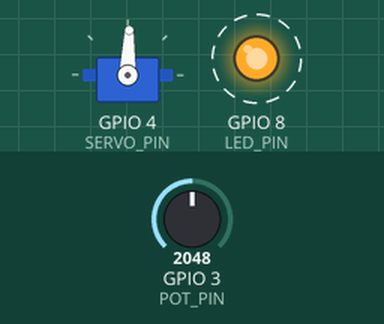
Recording of a program running on a simulated ESP32-C3. Shown: servo, output pins drawn as LEDs (lit = HIGH). Dashed ring = blinking. The test bench sets the inputs (shaded band); at power-on: GPIO 3 (POT_PIN) = 2048 (analog values on the 0–4095 scale). Servo pulses on a pin are drawn as a servo (544–2400 µs = 0–180°); what the program prints to the serial monitor is not drawn.

Above: at 1.2 s.
1.3 s: GPIO 3 (POT_PIN) set to 2866
At 3.8 s:
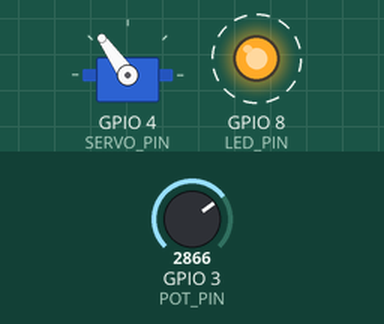
4.3 s: GPIO 3 (POT_PIN) set to 3603
At 5.4 s:
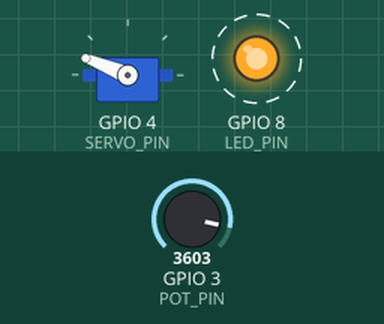
7.3 s: GPIO 3 (POT_PIN) set to 4095
At 9.8 s:
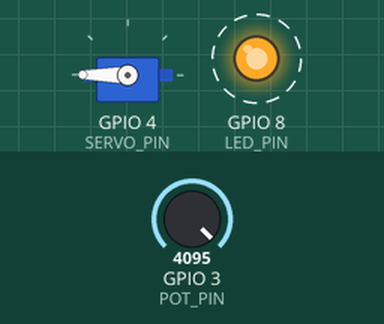
10.3 s: GPIO 3 (POT_PIN) set to 1228
At 11.9 s:
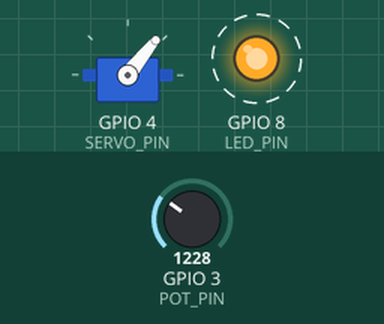
13.3 s: GPIO 3 (POT_PIN) set to 960
At 15.9 s:
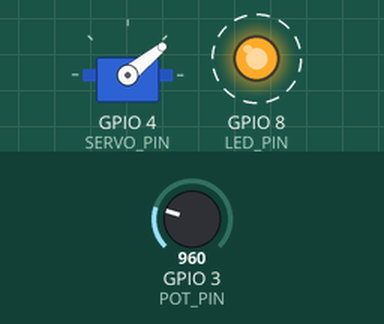
16.3 s: GPIO 3 (POT_PIN) set to 2047
At 18.9 s:
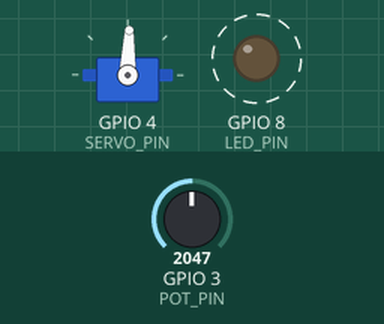
Timing chart, 0 to 20.3 s (numbered marks = the images above; inputs shaded):
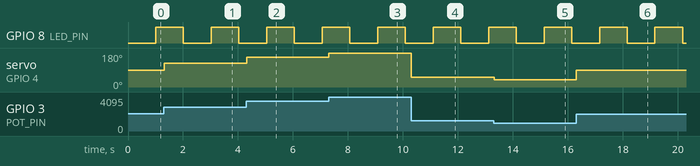

The program:

main.cpp
```cpp
#include <Arduino.h>

// Пины
const int LED_PIN = 8;
const int SERVO_PIN = 4;        // GPIO4 для сервопривода
const int POT_PIN = 3;          // GPIO3 для потенциометра

// PWM параметры
const int SERVO_FREQ = 50;      // 50 Гц — стандартная частота для серв
const int SERVO_CHANNEL = 0;
const int TIMER_WIDTH = 14;     // 14 бит (0–16383)

void setup() {
  Serial.begin(74880);
  pinMode(LED_PIN, OUTPUT);

  // Настройка PWM
  ledcSetup(SERVO_CHANNEL, SERVO_FREQ, TIMER_WIDTH);
  ledcAttachPin(SERVO_PIN, SERVO_CHANNEL);

  // Настройка ADC
  analogReadResolution(12); // 0–4095

  Serial.println("System initialized");
}

void loop() {
  // Мигание светодиода
  static unsigned long previousMillis = 0;
  static bool ledState = false;
  unsigned long currentMillis = millis();
  if (currentMillis - previousMillis >= 1000) {
    previousMillis = currentMillis;
    ledState = !ledState;
    digitalWrite(LED_PIN, ledState);
  }

  // Чтение потенциометра
  int potValue = analogRead(POT_PIN); // 0–4095

  // Преобразуем значение в длительность импульса (в микросекундах)
  int pulseWidth = map(potValue, 0, 4095, 500, 2400); // от 0.5 до 2.4 мс

  // Переводим в значение PWM (14-битная шкала для 20мс периода)
  int duty = (pulseWidth * 16383L) / 20000;

  ledcWrite(SERVO_CHANNEL, duty);

  delay(20); // период сервосигнала — 50 Гц
}
```

Measured:
- after the input at 1.3 s, servo on GPIO 4 (SERVO_PIN): 88° → 125° at once
- after the input at 4.3 s, servo on GPIO 4 (SERVO_PIN): 125° → 158° at once
- after the input at 7.3 s, servo on GPIO 4 (SERVO_PIN): 158° → 180° at once
- after the input at 10.3 s, servo on GPIO 4 (SERVO_PIN): 180° → 51° at once
- after the input at 13.3 s, servo on GPIO 4 (SERVO_PIN): 51° → 39° at once
- after the input at 16.3 s, servo on GPIO 4 (SERVO_PIN): 39° → 88° at once
- by itself, GPIO 8 (LED_PIN): alternates HIGH for 1.0 s and LOW for 1.0 s
